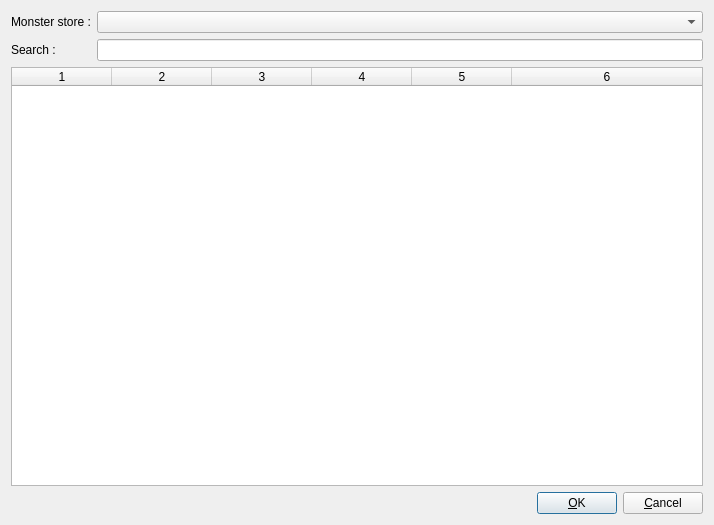
<?xml version="1.0" encoding="UTF-8"?>
<ui version="4.0">
 <class>monsterPickerFormClass</class>
 <widget class="QDialog" name="monsterPickerFormClass">
  <property name="geometry">
   <rect>
    <x>0</x>
    <y>0</y>
    <width>714</width>
    <height>525</height>
   </rect>
  </property>
  <property name="maximumSize">
   <size>
    <width>16777215</width>
    <height>16777215</height>
   </size>
  </property>
  <property name="windowTitle">
   <string>Monster picker</string>
  </property>
  <layout class="QVBoxLayout" name="verticalLayout">
   <item>
    <layout class="QFormLayout" name="formLayout_3">
     <item row="0" column="0">
      <widget class="QLabel" name="label">
       <property name="text">
        <string>Monster store :</string>
       </property>
      </widget>
     </item>
     <item row="0" column="1">
      <widget class="QComboBox" name="comboBoxStore"/>
     </item>
     <item row="1" column="0">
      <widget class="QLabel" name="label_2">
       <property name="text">
        <string>Search :</string>
       </property>
      </widget>
     </item>
     <item row="1" column="1">
      <widget class="QLineEdit" name="lineEditSearch"/>
     </item>
    </layout>
   </item>
   <item>
    <widget class="QTableWidget" name="tableWidgetMonsters">
     <property name="editTriggers">
      <set>QAbstractItemView::NoEditTriggers</set>
     </property>
     <property name="selectionMode">
      <enum>QAbstractItemView::SingleSelection</enum>
     </property>
     <property name="selectionBehavior">
      <enum>QAbstractItemView::SelectRows</enum>
     </property>
     <property name="columnCount">
      <number>6</number>
     </property>
     <attribute name="horizontalHeaderStretchLastSection">
      <bool>true</bool>
     </attribute>
     <attribute name="verticalHeaderVisible">
      <bool>false</bool>
     </attribute>
     <column/>
     <column/>
     <column/>
     <column/>
     <column/>
     <column/>
    </widget>
   </item>
   <item>
    <layout class="QHBoxLayout" name="horizontalLayout">
     <item>
      <spacer name="horizontalSpacer">
       <property name="orientation">
        <enum>Qt::Horizontal</enum>
       </property>
       <property name="sizeHint" stdset="0">
        <size>
         <width>40</width>
         <height>20</height>
        </size>
       </property>
      </spacer>
     </item>
     <item>
      <widget class="QPushButton" name="pushButtonOK">
       <property name="text">
        <string>&amp;OK</string>
       </property>
       <property name="icon">
        <iconset resource="../res/global.qrc">
         <normaloff>:/commonEditor.UI/res/dialog-ok.svg</normaloff>:/commonEditor.UI/res/dialog-ok.svg</iconset>
       </property>
       <property name="default">
        <bool>true</bool>
       </property>
      </widget>
     </item>
     <item>
      <widget class="QPushButton" name="pushButtonCancel">
       <property name="text">
        <string>&amp;Cancel</string>
       </property>
       <property name="icon">
        <iconset resource="../res/global.qrc">
         <normaloff>:/commonEditor.UI/res/dialog-close.svg</normaloff>:/commonEditor.UI/res/dialog-close.svg</iconset>
       </property>
      </widget>
     </item>
    </layout>
   </item>
  </layout>
 </widget>
 <tabstops>
  <tabstop>comboBoxStore</tabstop>
  <tabstop>lineEditSearch</tabstop>
  <tabstop>tableWidgetMonsters</tabstop>
  <tabstop>pushButtonOK</tabstop>
  <tabstop>pushButtonCancel</tabstop>
 </tabstops>
 <resources>
  <include location="../res/global.qrc"/>
 </resources>
 <connections/>
</ui>
